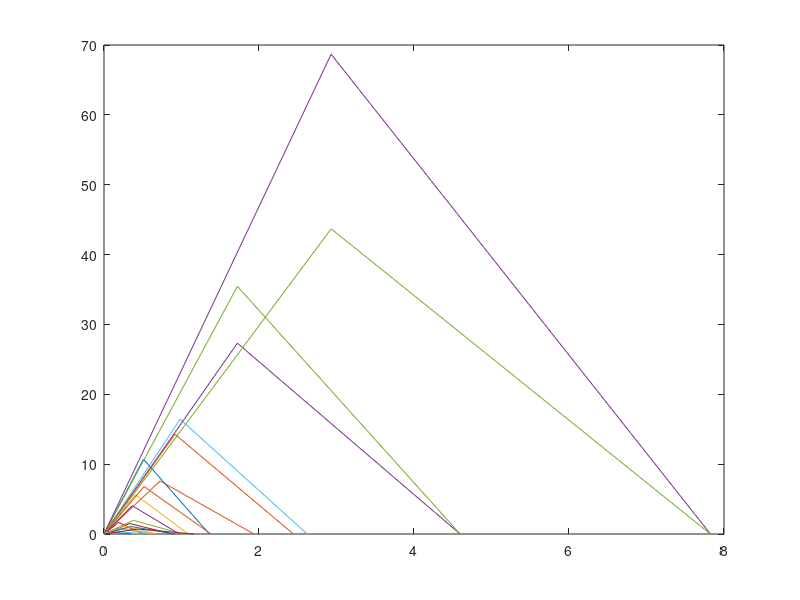

This chart was generated by the following MATLAB code: (Note: this script raises an error after producing the figure.)
clear
clc

load DataName.mat
load DataNum.mat
%% Initialize Constants
Num = Data2;
Name = Data1;

L = Num(:,15);            %[ft] longest flow path
Sl = Num(:,12);           %[unitless] average slope along the longest flow path
P = Num(:,17);            %[in] rainfall depth (tc value in hrs at 50 yr event form NRCC)
A = Num(:,10)*1000^2;     %[m^2]                   
CN = Num(:,7);            % Curve Number
N = length(L);


%% CN Synthetic Triangular Hydrograph Method
tc = zeros(N,1);     %[hrs] Kirpich (1940)
S = zeros(N,1);      %[in] watershed storage
Ia = zeros(N,1);     %[in] initial abstraction
Q_tri = zeros(N,1);  %[m] runoff depth
qp_tri = zeros(N,1); %[m^3/s] 
x_tri = zeros(N,3);
y_tri = zeros(N,3);


for i = 1:N
    tc(i) = (0.0078 * L(i)^(0.77) * Sl(i)^(-0.385)) / 60; 
    S(i) = (1000/CN(i)-10)*1.42;
    Ia(i) = 0.05*S(i);
    Q_tri(i) = (P(i)-Ia(i))^2 / (P(i)-Ia(i)+S(i))*0.0254; 
    qp_tri(i) = 2*Q_tri(i)*A(i) / (2.937*tc(i)*3600);
    
end

tp_tri = 1.1*tc;                 %[hrs] peak time, Kirpich
tr_tri = 1.67*tp_tri;            %[hrs] recession time, Kirpich

for j = 1:N
    x_tri(j,2) = tp_tri(j);
    x_tri(j,3) = tp_tri(j)+tr_tri(j);
    y_tri(j,2) = qp_tri(j);
    plot(x_tri(j,:), y_tri(j,:))
    hold on
end

hold off

legend(Name(1,1), Name(2), Name(3), Name(4), Name(5), Name(6), Name(7),...
    Name(8), Name(9), Name(10), Name(11), Name(12), Name(13),Name(14),...
    Name(15), Name(16), Name(17), Name(18), Name(19), Name(20), Name(21))
xlabel('Time [hrs]')
ylabel('Storm Runoff [m^3/s]')
title('Synthetic Triangular Hydrograph of 21 Different Stream Crossings for a 50 year Return Period')

